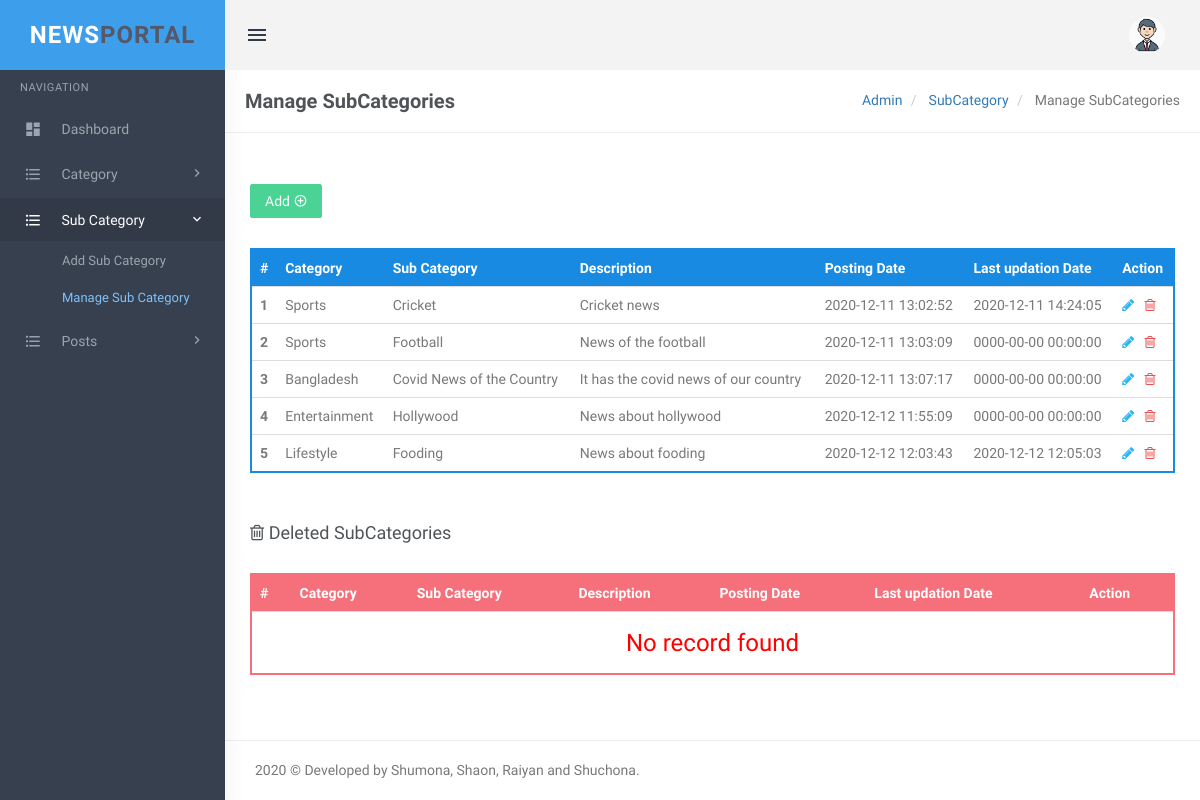
The page /admin/manage-subcategories.php (signed in) on the database its author committed.
### tables this page shows
CREATE TABLE `tblsubcategory` (
  `SubCategoryId` int(11) NOT NULL,
  `CategoryId` int(11) DEFAULT NULL,
  `Subcategory` varchar(255) DEFAULT NULL,
  `SubCatDescription` mediumtext,
  `PostingDate` timestamp NOT NULL DEFAULT CURRENT_TIMESTAMP,
  `UpdationDate` timestamp NULL DEFAULT '0000-00-00 00:00:00' ON UPDATE CURRENT_TIMESTAMP,
  `Is_Active` int(1) DEFAULT NULL
);

CREATE TABLE `tblcategory` (
  `id` int(11) NOT NULL,
  `CategoryName` varchar(200) DEFAULT NULL,
  `Description` mediumtext,
  `PostingDate` timestamp NULL DEFAULT CURRENT_TIMESTAMP,
  `UpdationDate` timestamp NULL DEFAULT '0000-00-00 00:00:00' ON UPDATE CURRENT_TIMESTAMP,
  `Is_Active` int(1) DEFAULT NULL
);

### admin/manage-subcategories.php (the view, shortened to what this page needs)
<?php
include('includes/config.php');
if(strlen($_SESSION['login'])==0)
  {
header('location:index.php');
}
else{
?>
<!DOCTYPE html>
<html lang="en">
    <head>
        <link href="assets/css/bootstrap.min.css" rel="stylesheet" type="text/css" />
        <link href="assets/css/core.css" rel="stylesheet" type="text/css" />
        <link href="assets/css/components.css" rel="stylesheet" type="text/css" />
        <link href="assets/css/icons.css" rel="stylesheet" type="text/css" />
        <link href="assets/css/pages.css" rel="stylesheet" type="text/css" />
        <link href="assets/css/menu.css" rel="stylesheet" type="text/css" />
        <link href="assets/css/responsive.css" rel="stylesheet" type="text/css" />
    </head>
    <body class="fixed-left">
        <div id="wrapper">
<?php include('includes/topheader.php');?>
<?php include('includes/leftsidebar.php');?>
            <div class="content-page">
                <div class="content">
                    <div class="container">
                        <div class="row">
							<div class="col-xs-12">
								<div class="page-title-box">
                                    <h4 class="page-title">Manage SubCategories</h4>
                                    <ol class="breadcrumb p-0 m-0">
                                        <li>
                                            <a href="#">Admin</a>
                                        </li>
                                        <li>
                                            <a href="#">SubCategory </a>
                                        </li>
                                        <li class="active">
                                           Manage SubCategories
                                        </li>
                                    </ol>
                                    <div class="clearfix"></div>
                                </div>
							</div>
						</div>
<div class="row">
<div class="col-sm-6">
</div>
        <div class="row">
				<div class="col-md-12">
					<div class="demo-box m-t-20">
<div class="m-b-30">
<a href="add-subcategory.php">
<button id="addToTable" class="btn btn-success waves-effect waves-light">Add <i class="mdi mdi-plus-circle-outline" ></i></button>
</a>
 </div>
												<div class="table-responsive">
                                                    <table class="table m-0 table-colored-bordered table-bordered-primary">
                                                        <thead>
                                                            <tr>
                                                                <th>#</th>
                                                                <th> Category</th>
                                                                <th>Sub Category</th>
                                                                <th>Description</th>
                                                                <th>Posting Date</th>
                                                                  <th>Last updation Date</th>
                                                                <th>Action</th>
                                                            </tr>
                                                        </thead>
                                                        <tbody>
<?php
$query=mysqli_query($con,"Select tblcategory.CategoryName as catname,tblsubcategory.Subcategory as subcatname,tblsubcategory.SubCatDescription as SubCatDescription,tblsubcategory.PostingDate as subcatpostingdate,tblsubcategory.UpdationDate as subcatupdationdate,tblsubcategory.SubCategoryId as subcatid from tblsubcategory join tblcategory on tblsubcategory.CategoryId=tblcategory.id where tblsubcategory.Is_Active=1");
$cnt=1;
$rowcount=mysqli_num_rows($query);
if($rowcount==0)
{
?>
<tr>
<td colspan="7" align="center"><h3 style="color:red">No record found</h3></td>
<tr>
<?php
} else {
while($row=mysqli_fetch_array($query))
{
?>
 <tr>
<th scope="row"><?php echo htmlentities($cnt);?></th>
<td><?php echo htmlentities($row['catname']);?></td>
<td><?php echo htmlentities($row['subcatname']);?></td>
<td><?php echo htmlentities($row['SubCatDescription']);?></td>
<td><?php echo htmlentities($row['subcatpostingdate']);?></td>
<td><?php echo htmlentities($row['subcatupdationdate']);?></td>
<td><a href="edit-subcategory.php?scid=<?php echo htmlentities($row['subcatid']);?>"><i class="fa fa-pencil" style="color: #29b6f6;"></i></a>
	&nbsp;<a href="manage-subcategories.php?scid=<?php echo htmlentities($row['subcatid']);?>&&action=del"> <i class="fa fa-trash-o" style="color: #f05050"></i></a> </td>
</tr>
<?php
$cnt++;
 }} ?>
</tbody>
                                                    </table>
                                                </div>
											</div>
										</div>
									</div>
<div class="row">
<div class="col-md-12">
<div class="demo-box m-t-20">
<div class="m-b-30">
 <h4><i class="fa fa-trash-o" ></i> Deleted SubCategories</h4>
 </div>
<div class="table-responsive">
   <table class="table m-0 table-colored-bordered table-bordered-danger">
                                                        <thead>
                                                            <tr>
                                                                <th>#</th>
                                                                <th> Category</th>
                                                                <th>Sub Category</th>
                                                                <th>Description</th>
                                                                <th>Posting Date</th>
                                                                  <th>Last updation Date</th>
                                                                <th>Action</th>
                                                            </tr>
                                                        </thead>
                                                        <tbody>
<?php
$query=mysqli_query($con,"Select tblcategory.CategoryName as catname,tblsubcategory.Subcategory as subcatname,tblsubcategory.SubCatDescription as SubCatDescription,tblsubcategory.PostingDate as subcatpostingdate,tblsubcategory.UpdationDate as subcatupdationdate,tblsubcategory.SubCategoryId as subcatid from tblsubcategory join tblcategory on tblsubcategory.CategoryId=tblcategory.id where tblsubcategory.Is_Active=0");
$cnt=1;
$rowcount=mysqli_num_rows($query);
if($rowcount==0)
{
?>
<tr>
<td colspan="7" align="center"><h3 style="color:red">No record found</h3></td>
<?php
} else {
while($row=mysqli_fetch_array($query))
{
?>
 <tr>
<th scope="row"><?php echo htmlentities($cnt);?></th>
<td><?php echo htmlentities($row['catname']);?></td>
<td><?php echo htmlentities($row['subcatname']);?></td>
<td><?php echo htmlentities($row['SubCatDescription']);?></td>
<td><?php echo htmlentities($row['subcatpostingdate']);?></td>
<td><?php echo htmlentities($row['subcatupdationdate']);?></td>
<td><a href="manage-subcategories.php?resid=<?php echo htmlentities($row['subcatid']);?>"><i class="ion-arrow-return-right" title="Restore this SubCategory"></i></a>
    &nbsp;<a href="manage-subcategories.php?scid=<?php echo htmlentities($row['subcatid']);?>&&action=perdel"> <i class="fa fa-trash-o" style="color: #f05050"></i></a> </td>
</tr>
<?php
$cnt++;
 } }?>
</tbody>
                                                    </table>
                                                </div>
											</div>
										</div>
									</div>
                    </div>
                </div>
<?php include('includes/footer.php');?>
            </div>
        </div>
    </body>
</html>
<?php } ?>

### admin/assets/css/core.css (style rules this page uses)
body { font-family: 'Varela Round', sans-serif; margin: 0; padding-bottom: 60px; overflow-x: hidden; color: #797979; }
html { position: relative; min-height: 100%; }
.h1, .h2, .h3, .h4, .h5, .h6, h1, h2, h3, h4, h5, h6 { color: #505458; font-family: 'Hind Madurai', sans-serif; margin: 10px 0; }
* { outline: none !important; }
.container { width: auto; }
#wrapper { height: 100%; overflow: hidden; width: 100%; }
.p-0 { padding: 0 !important; }
.m-0 { margin: 0 !important; }
.m-t-20 { margin-top: 20px !important; }
.m-b-30 { margin-bottom: 30px !important; }
.row { margin-right: -10px; margin-left: -10px; }
.col-lg-1, .col-lg-10, .col-lg-11, .col-lg-12, .col-lg-2, .col-lg-3, .col-lg-4, .col-lg-5, .col-lg-6, .col-lg-7, .col-lg-8, .col-lg-9, .col-md-1, .col-md-10, .col-md-11, .col-md-12, .col-md-2, .col-md-3, .col-md-4, .col-md-5, .col-md-6, .col-md-7, .col-md-8, .col-md-9, .col-sm-1, .col-sm-10, .col-sm-11, .col-sm-12, .col-sm-2, .col-sm-3, .col-sm-4, .col-sm-5, .col-sm-6, .col-sm-7, .col-sm-8, .col-sm-9, .col-xs-1, .col-xs-10, .col-xs-11, .col-xs-12, .col-xs-2, .col-xs-3, .col-xs-4, .col-xs-5, .col-xs-6, .col-xs-7, .col-xs-8, .col-xs-9 { padding-left: 10px; padding-right: 10px; }
.breadcrumb { background-color: transparent; margin-bottom: 15px; padding-top: 10px; padding-left: 0; }
.waves-effect { position: relative; cursor: pointer; display: inline-block; overflow: hidden; -webkit-user-select: none; -moz-user-select: none; -ms-user-select: none; user-select: none; -webkit-tap-highlight-color: transparent; vertical-align: middle; z-index: 1; will-change: opacity, transform; -webkit-transition: all 0.3s ease-out; -moz-transition: all 0.3s ease-out; -o-transition: all 0.3s ease-out; -ms-transition: all 0.3s ease-out; transition: all 0.3s ease-out; }
.demo-box { padding: 10px 15px; }

### admin/assets/css/menu.css (style rules this page uses)
.content-page { margin-left: 225px; overflow: hidden; }
.content-page .content { padding: 0 5px 10px 5px; margin-top: 70px; }
.page-title { font-size: 20px; margin-bottom: 0; margin-top: 0; font-weight: 600; }
.page-title-box { padding: 20px; border-bottom: 1px solid #eee; margin: 0 -20px 20px -20px; }
.page-title-box .page-title { margin-bottom: 0; float: left; }
.page-title-box .breadcrumb { float: right; background-color: transparent !important; }

### rows shown on the page
tblsubcategory: CategoryId.CategoryName "Sports", Subcategory "Cricket", SubCatDescription "Cricket news", PostingDate "2020-12-11 13:02:52", UpdationDate "2020-12-11 14:24:05"
tblsubcategory: CategoryId.CategoryName "Sports", Subcategory "Football", SubCatDescription "News of the football", PostingDate "2020-12-11 13:03:09", UpdationDate "0000-00-00 00:00:00"
tblsubcategory: CategoryId.CategoryName "Bangladesh", Subcategory "Covid News of the Country", SubCatDescription "It has the covid news of our country", PostingDate "2020-12-11 13:07:17", UpdationDate "0000-00-00 00:00:00"
tblsubcategory: CategoryId.CategoryName "Entertainment", Subcategory "Hollywood", SubCatDescription "News about hollywood", PostingDate "2020-12-12 11:55:09", UpdationDate "0000-00-00 00:00:00"
tblsubcategory: CategoryId.CategoryName "Lifestyle", Subcategory "Fooding", SubCatDescription "News about fooding", PostingDate "2020-12-12 12:03:43", UpdationDate "2020-12-12 12:05:03"
